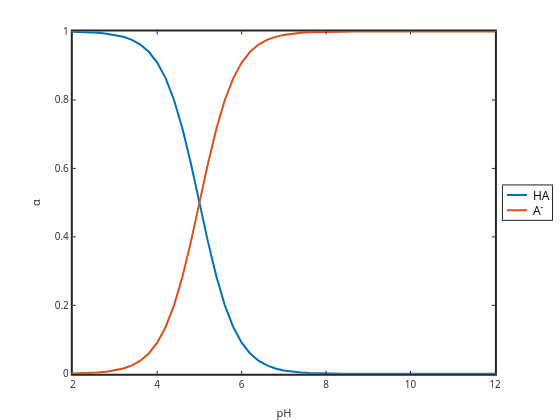

The notebook cell saved with this chart:
### Markdown cell above
# Weak acid speciation versus pH

In class we derived the equations for $\alpha$ versus pH

$\alpha_{HA}=\dfrac{[\mathrm{H}^+]}{[\mathrm{H}^+]+K_a}$

$\alpha_{A}=\dfrac{K_a}{[\mathrm{H}^+]+K_a}$

The script below will request a pKa value from the user and then plot the corresponding alpha diagram.

### Code cell
pKa = input("Enter pKa1 value: "); Ka=10^-pKa;
%pKa=4; Ka=10^-pKa;
pH=2:0.2:12; H=10.^-pH;
alphaHL=H./(Ka+H);
alphaL=Ka./(Ka+H);
%h1=plot(pH,alphaHL,'r-','linewidth',2); hold on
%h2=plot(pH,alphaL,'b-',"linewidth", 2);
h=plot(pH,alphaHL,pH,alphaL);
set(h(1),'linewidth',2); set(h(2),'linewidth',2)
%hold on
legend('HA','A^-','fontsize',12,'location','eastoutside')
set(gca,'linewidth',2)
%set(gca,'FontSize',12); 
% for some reason gca fontsize combined with legend seems to cause to hang but only on jupyterlite
xlabel('pH')
ylabel('\alpha')

### Figure 1 — Plotly figure (JSON) as saved in the notebook; plotly's stock layout.template omitted (floating-point values rounded to 4 significant figures)
{"data": [{"line": {"color": "rgb(0,113,188)", "dash": "solid", "width": 2}, "marker": {"color": "rgb(0,113,188)", "line": {"color": "rgb(0,113,188)"}, "size": 6, "symbol": "none"}, "mode": "lines", "name": "HA", "showlegend": true, "type": "scatter", "visibility": true, "x": [2, 2.2, 2.4, 2.6, 2.8, 3, 3.2, 3.4, 3.6, 3.8, 4, 4.2, 4.4, 4.6, 4.8, 5, 5.2, 5.4, 5.6, 5.8, 6, 6.2, 6.4, 6.6, 6.8, 7, 7.2, 7.4, 7.6, 7.8, 8, 8.2, 8.4, 8.6, 8.8, 9, 9.2, 9.4, 9.6, 9.8, 10, 10.2, 10.4, 10.6, 10.8, 11, 11.2, 11.4, 11.6, 11.8, 12], "xaxis": "x", "y": [0.999, 0.9984, 0.9975, 0.996, 0.9937, 0.9901, 0.9844, 0.9755, 0.9617, 0.9406, 0.9091, 0.8632, 0.7992, 0.7153, 0.6131, 0.5, 0.3869, 0.2847, 0.2008, 0.1368, 0.09091, 0.05935, 0.03829, 0.0245, 0.0156, 0.009901, 0.00627, 0.003965, 0.002506, 0.001582, 0.000999, 0.0006306, 0.0003979, 0.0002511, 0.0001585, 9.999e-05, 6.309e-05, 3.981e-05, 2.512e-05, 1.585e-05, 1e-05, 6.31e-06, 3.981e-06, 2.512e-06, 1.585e-06, 1e-06, 6.31e-07, 3.981e-07, 2.512e-07, 1.585e-07, 1e-07], "yaxis": "y"}, {"line": {"color": "rgb(216,82,24)", "dash": "solid", "width": 2}, "marker": {"color": "rgb(216,82,24)", "line": {"color": "rgb(216,82,24)"}, "size": 6, "symbol": "none"}, "mode": "lines", "name": "A^-", "showlegend": true, "type": "scatter", "visibility": true, "x": [2, 2.2, 2.4, 2.6, 2.8, 3, 3.2, 3.4, 3.6, 3.8, 4, 4.2, 4.4, 4.6, 4.8, 5, 5.2, 5.4, 5.6, 5.8, 6, 6.2, 6.4, 6.6, 6.8, 7, 7.2, 7.4, 7.6, 7.8, 8, 8.2, 8.4, 8.6, 8.8, 9, 9.2, 9.4, 9.6, 9.8, 10, 10.2, 10.4, 10.6, 10.8, 11, 11.2, 11.4, 11.6, 11.8, 12], "xaxis": "x", "y": [0.000999, 0.001582, 0.002506, 0.003965, 0.00627, 0.009901, 0.0156, 0.0245, 0.03829, 0.05935, 0.09091, 0.1368, 0.2008, 0.2847, 0.3869, 0.5, 0.6131, 0.7153, 0.7992, 0.8632, 0.9091, 0.9406, 0.9617, 0.9755, 0.9844, 0.9901, 0.9937, 0.996, 0.9975, 0.9984, 0.999, 0.9994, 0.9996, 0.9997, 0.9998, 0.9999, 0.9999, 1.0, 1.0, 1.0, 1.0, 1.0, 1.0, 1.0, 1.0, 1.0, 1.0, 1.0, 1.0, 1.0, 1.0], "yaxis": "y"}, {"hoverinfo": "none", "line": {"color": "rgb(0,113,188)", "dash": "solid", "width": 2}, "marker": {"color": "rgb(0,113,188)", "line": {"color": "rgb(0,113,188)"}, "size": 6, "symbol": "none"}, "mode": "lines", "name": "", "showlegend": false, "type": "scatter", "visibility": true, "x": [3, 18], "xaxis": "x2", "y": [7.2, 7.2], "yaxis": "y2"}, {"hoverinfo": "none", "line": {"color": "rgb(216,82,24)", "dash": "solid", "width": 2}, "marker": {"color": "rgb(216,82,24)", "line": {"color": "rgb(216,82,24)"}, "size": 6, "symbol": "none"}, "mode": "lines", "name": "", "showlegend": false, "type": "scatter", "visibility": true, "x": [3, 18], "xaxis": "x2", "y": [18.6, 18.6], "yaxis": "y2"}], "layout": {"annotations": [{"font": {"color": "rgb(0,0,0)", "size": 12}, "showarrow": false, "text": "HA", "x": 21, "xanchor": "left", "xref": "x2", "y": 7.2, "yanchor": "middle", "yref": "y2"}, {"font": {"color": "rgb(0,0,0)", "size": 12}, "showarrow": false, "text": "A<sup>-</sup>", "x": 21, "xanchor": "left", "xref": "x2", "y": 18.6, "yanchor": "middle", "yref": "y2"}], "height": 420, "hovermode": "closest", "margin": {"b": 0, "l": 0, "r": 0, "t": 0}, "plot_bgcolor": "rgba(0,0,0,0)", "showlegend": false, "width": 560, "xaxis": {"anchor": "y", "autorange": false, "domain": [0.13, 0.8838], "exponentformat": "none", "gridcolor": "rgba(38,38,38,0.15)", "gridwidth": 2, "linecolor": "rgb(38,38,38)", "linewidth": 2, "mirror": "ticks", "range": [2, 12], "showgrid": false, "showline": true, "side": "bottom", "spikedash": "solid", "spikemode": "across", "spikesides": false, "spikethickness": 1, "tickangle": 0, "tickcolor": "rgb(38,38,38)", "tickfont": {"color": "rgb(38,38,38)", "size": 10}, "ticklen": 3, "ticks": "inside", "ticktext": ["2", "4", "6", "8", "10", "12"], "tickvals": [2, 4, 6, 8, 10, 12], "title": {"font": {"color": "rgb(38,38,38)", "size": 11}, "text": "pH"}, "type": "linear", "visible": true, "zeroline": false}, "xaxis2": {"anchor": "y2", "autorange": false, "domain": [0.8981, 0.9857], "exponentformat": "none", "fixedrange": true, "gridcolor": "rgba(38,38,38,0.15)", "gridwidth": 1, "linecolor": "rgb(38,38,38)", "linewidth": 1, "mirror": true, "range": [0, 36.73], "showgrid": false, "showline": true, "showspikes": false, "side": "bottom", "spikedash": "solid", "spikemode": "across", "spikesides": false, "spikethickness": 1, "tickangle": 0, "tickcolor": "rgb(38,38,38)", "tickfont": {"color": "rgb(38,38,38)", "size": 12}, "ticklen": 3, "ticks": "", "ticktext": [], "tickvals": [], "title": {"font": {"color": "rgb(0,0,0)", "size": 13.2}, "text": ""}, "type": "linear", "visible": true, "zeroline": false}, "yaxis": {"anchor": "x", "autorange": false, "domain": [0.11, 0.925], "exponentformat": "none", "gridcolor": "rgba(38,38,38,0.15)", "gridwidth": 2, "linecolor": "rgb(38,38,38)", "linewidth": 2, "mirror": "ticks", "range": [0, 1], "showgrid": false, "showline": true, "side": "left", "spikedash": "solid", "spikemode": "across", "spikesides": false, "spikethickness": 1, "tickangle": 0, "tickcolor": "rgb(38,38,38)", "tickfont": {"color": "rgb(38,38,38)", "size": 10}, "ticklen": 3, "ticks": "inside", "ticktext": ["0", "0.2", "0.4", "0.6", "0.8", "1"], "tickvals": [0, 0.2, 0.4, 0.6, 0.8, 1], "title": {"font": {"color": "rgb(38,38,38)", "size": 11}, "text": "&#945;"}, "type": "linear", "visible": true, "zeroline": false}, "yaxis2": {"anchor": "x2", "autorange": false, "domain": [0.4765, 0.5585], "exponentformat": "none", "fixedrange": true, "gridcolor": "rgba(38,38,38,0.15)", "gridwidth": 1, "linecolor": "rgb(38,38,38)", "linewidth": 1, "mirror": true, "range": [25.8, 0], "showgrid": false, "showline": true, "showspikes": false, "side": "left", "spikedash": "solid", "spikemode": "across", "spikesides": false, "spikethickness": 1, "tickangle": 0, "tickcolor": "rgb(38,38,38)", "tickfont": {"color": "rgb(38,38,38)", "size": 12}, "ticklen": 3, "ticks": "", "ticktext": [], "tickvals": [], "title": {"font": {"color": "rgb(0,0,0)", "size": 13.2}, "text": ""}, "type": "linear", "visible": true, "zeroline": false}}}
